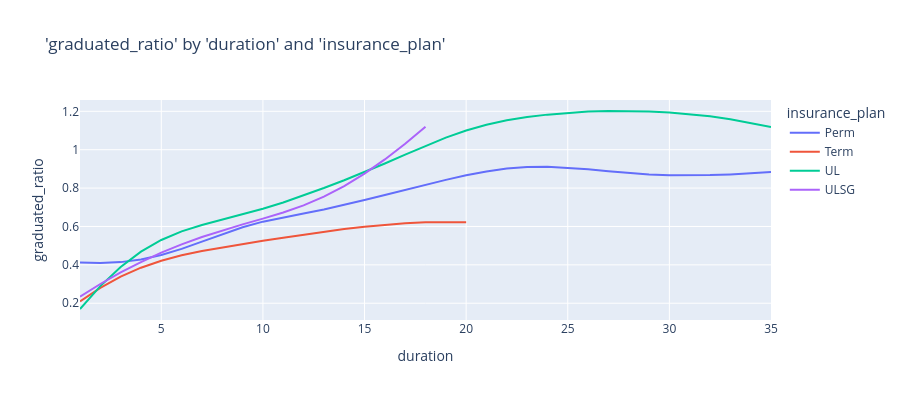

Notebook code for this chart:
### Markdown cell above
## All

### Code cell
charters.chart(
    df=duration_df,
    x_axis="duration",
    y_axis="graduated_ratio",
    color="insurance_plan",
    type="line",
    display=True,
)

### Figure 1 — Plotly figure (JSON) as saved in the notebook; plotly's stock layout.template omitted (floating-point values rounded to 4 significant figures)
{"data": [{"hovertemplate": "insurance_plan=Perm<br>duration=%{x}<br>graduated_ratio=%{y}<extra></extra>", "legendgroup": "Perm", "line": {"color": "#636efa", "dash": "solid"}, "marker": {"symbol": "circle"}, "mode": "lines", "name": "Perm", "orientation": "v", "showlegend": true, "type": "scatter", "x": [1, 2, 3, 4, 5, 6, 7, 8, 9, 10, 11, 12, 13, 14, 15, 16, 17, 18, 19, 20, 21, 22, 23, 24, 25, 26, 27, 28, 29, 30, 31, 32, 33, 34, 35], "xaxis": "x", "y": [0.4123, 0.4096, 0.4142, 0.4278, 0.4512, 0.4833, 0.5212, 0.5605, 0.5962, 0.625, 0.6479, 0.6681, 0.6888, 0.7119, 0.7375, 0.7642, 0.7909, 0.8172, 0.8428, 0.8665, 0.8868, 0.9017, 0.91, 0.911, 0.9062, 0.8978, 0.8878, 0.878, 0.8707, 0.8665, 0.8657, 0.8676, 0.8714, 0.8767, 0.8834], "yaxis": "y"}, {"hovertemplate": "insurance_plan=Term<br>duration=%{x}<br>graduated_ratio=%{y}<extra></extra>", "legendgroup": "Term", "line": {"color": "#EF553B", "dash": "solid"}, "marker": {"symbol": "circle"}, "mode": "lines", "name": "Term", "orientation": "v", "showlegend": true, "type": "scatter", "x": [1, 2, 3, 4, 5, 6, 7, 8, 9, 10, 11, 12, 13, 14, 15, 16, 17, 18, 19, 20], "xaxis": "x", "y": [0.2099, 0.2801, 0.3385, 0.3853, 0.4216, 0.4497, 0.4721, 0.4912, 0.5088, 0.5256, 0.5418, 0.5575, 0.5725, 0.5863, 0.5987, 0.6089, 0.6167, 0.6215, 0.6233, 0.6217], "yaxis": "y"}, {"hovertemplate": "insurance_plan=UL<br>duration=%{x}<br>graduated_ratio=%{y}<extra></extra>", "legendgroup": "UL", "line": {"color": "#00cc96", "dash": "solid"}, "marker": {"symbol": "circle"}, "mode": "lines", "name": "UL", "orientation": "v", "showlegend": true, "type": "scatter", "x": [1, 2, 3, 4, 5, 6, 7, 8, 9, 10, 11, 12, 13, 14, 15, 16, 17, 18, 19, 20, 21, 22, 23, 24, 25, 26, 27, 28, 29, 30, 31, 32, 33, 34, 35], "xaxis": "x", "y": [0.17, 0.2893, 0.3887, 0.4686, 0.5297, 0.5746, 0.6078, 0.6355, 0.6629, 0.6924, 0.7253, 0.7615, 0.8004, 0.8407, 0.8831, 0.928, 0.9744, 1.02, 1.063, 1.1, 1.13, 1.153, 1.17, 1.183, 1.192, 1.198, 1.201, 1.202, 1.199, 1.194, 1.186, 1.174, 1.159, 1.14, 1.118], "yaxis": "y"}, {"hovertemplate": "insurance_plan=ULSG<br>duration=%{x}<br>graduated_ratio=%{y}<extra></extra>", "legendgroup": "ULSG", "line": {"color": "#ab63fa", "dash": "solid"}, "marker": {"symbol": "circle"}, "mode": "lines", "name": "ULSG", "orientation": "v", "showlegend": true, "type": "scatter", "x": [1, 2, 3, 4, 5, 6, 7, 8, 9, 10, 11, 12, 13, 14, 15, 16, 17, 18], "xaxis": "x", "y": [0.2345, 0.3003, 0.3603, 0.4147, 0.4634, 0.5068, 0.5452, 0.5796, 0.6109, 0.641, 0.6729, 0.71, 0.7552, 0.8102, 0.8752, 0.9492, 1.031, 1.12], "yaxis": "y"}], "layout": {"height": 400, "legend": {"title": {"text": "insurance_plan"}, "tracegroupgap": 0}, "title": {"text": "'graduated_ratio' by 'duration' and 'insurance_plan'"}, "xaxis": {"anchor": "y", "domain": [0, 1], "title": {"text": "duration"}}, "yaxis": {"anchor": "x", "domain": [0, 1], "title": {"text": "graduated_ratio"}, "type": "-"}}}
